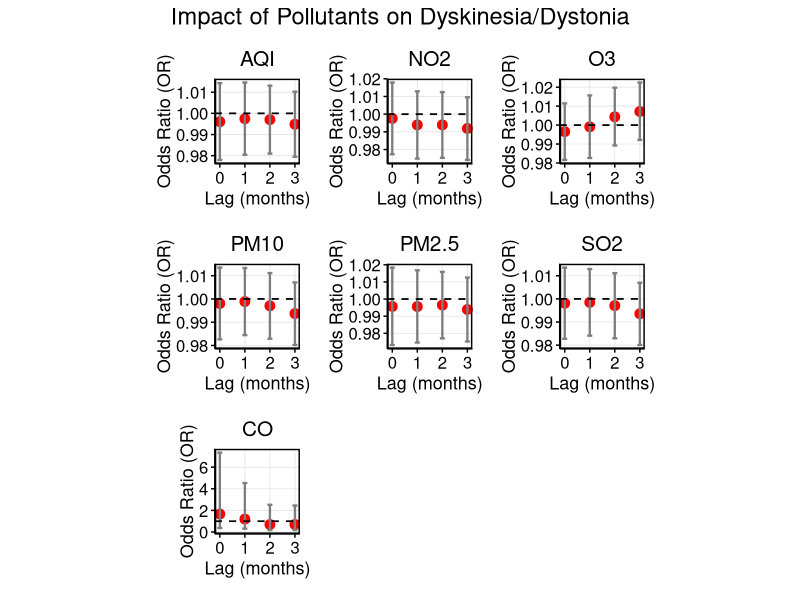
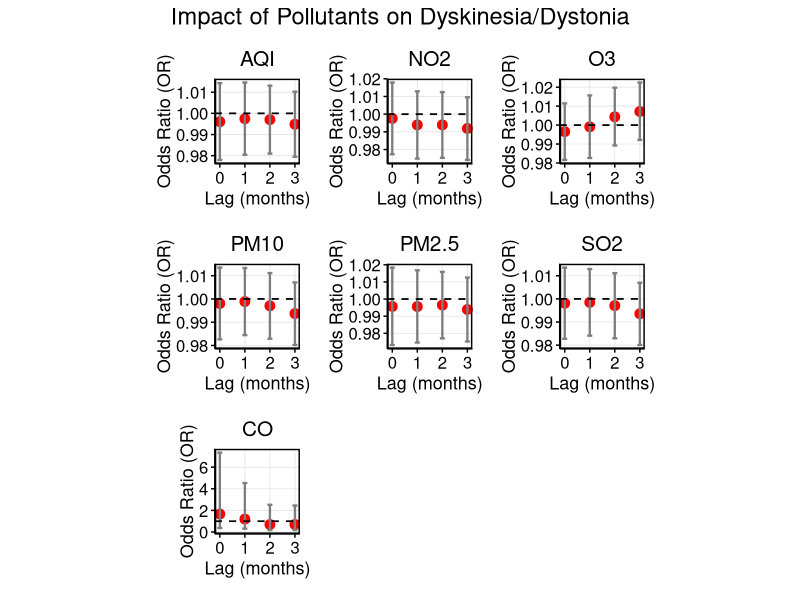

These figures' R source, in order:
setwd("/Users/shij/Documents/GitHub/NMDA_data_analysis/")
my.dat<-readxl::read_xlsx("NMDA_with_population_sex_ratio_age_portion.xlsx")
setwd("/Users/shij/Documents/GitHub/NMDA_data_analysis/251211/")

# ============================
# 1. Load Required Packages
# ============================
library(ggplot2)
library(dplyr)
library(tidyr)
library(broom)
library(patchwork)   # For combining plots
library(writexl)     # For exporting table

# ============================
# 2. Simplify Outcome Variable Name & Convert to Factor
# ============================
# Rename column for simplicity (if needed)
names(my.dat)[names(my.dat) == "Dyskinesia/dystonia"] <- "Dyskinesia"

# Check current class
class(my.dat$Dyskinesia)
table(my.dat$Dyskinesia)  # Should show 0 and 1

# Convert to factor (binary logistic regression expects factor or 0/1)
my.dat$Dyskinesia <- factor(my.dat$Dyskinesia, levels = c(0, 1), ordered = FALSE)

# Verify
str(my.dat$Dyskinesia)

# ============================
# 3. Define Pollutants and Lags
# ============================
pollutants <- c("AQI", "NO2", "O3", "CO", "PM10", "PM2.5", "SO2")  # CO is 4th
lags <- c("M0", "M1", "M2", "M3")

# Create column name patterns
pollutant_cols <- sapply(pollutants, function(p) {
  paste0(p, "_", lags)
}, simplify = FALSE)

# ============================
# 4. Fit Binary Logistic Regression for Each Pollutant-Lag
# ============================
results_list <- list()

for (pollutant in pollutants) {
  lag_cols <- pollutant_cols[[pollutant]]
  for (lag_col in lag_cols) {
    # Check if column has variation and not all NA
    data_col <- my.dat[[lag_col]]
    if (all(is.na(data_col)) || length(unique(data_col[!is.na(data_col)])) <= 1) {
      message("Skipping ", lag_col, " — no variation or all NA")
      next
    }
    
    # Fit binary logistic regression
    model <- glm(Dyskinesia ~ ., data = my.dat[, c("Dyskinesia", lag_col)], 
                 family = binomial, na.action = na.omit)
    
    # Extract summary
    model_summary <- tidy(model, conf.int = TRUE, exponentiate = TRUE) %>%
      filter(term == lag_col) %>%
      mutate(Pollutant = pollutant,
             Lag = gsub(".*_", "", lag_col),
             Lag_Num = as.numeric(gsub("M", "", lag_col)))
    
    results_list <- append(results_list, list(model_summary))
  }
}

# Combine all results
results_df <- bind_rows(results_list)

# ============================
# 5. Clean and Format Results
# ============================
results_df <- results_df %>%
  mutate(
    Lag = trimws(toupper(Lag)),
    Lag.Num = as.numeric(gsub("^M(\\d+)$", "\\1", Lag))
  ) %>%
  filter(!is.na(Lag.Num))

# ============================
# 6. Create 7 Individual Plots (One per Pollutant) — NO TEXT LABELS
# ============================
# Get pollutants in desired order
pollutants_plot <- c("AQI", "NO2", "O3", "CO", "PM10", "PM2.5", "SO2")

# Create list of individual plots
plot_list <- lapply(pollutants_plot, function(poll) {
  df_sub <- results_df %>% filter(Pollutant == poll)
  
  p <- ggplot(df_sub, aes(x = Lag.Num, y = estimate, ymin = conf.low, ymax = conf.high)) +
    geom_point(color = "red", size = 3) +
    geom_errorbar(width = 0.2, color = "gray50", size = 0.8) +
    geom_hline(yintercept = 1, linetype = "dashed", color = "black", size = 0.6) +
    labs(
      x = "Lag (months)",
      y = "Odds Ratio (OR)",
      title = poll
    ) +
    theme_minimal() +
    theme(
      panel.border = element_rect(color = "black", fill = NA, size = 1),
      panel.background = element_blank(),
      panel.grid.major = element_line(color = "gray90", size = 0.3),
      panel.grid.minor = element_blank(),
      axis.line = element_line(color = "black", size = 0.5),
      axis.ticks = element_line(color = "black", size = 0.5),
      axis.text = element_text(size = 12, color = "black"),
      axis.title = element_text(size = 13, color = "black"),
      plot.title = element_text(hjust = 0.5, size = 15, color = "black"),
      plot.margin = margin(10, 10, 10, 10),
      axis.title.y = element_text(angle = 90, vjust = 0.5),
      aspect.ratio = 1  # ← Forces square panels
    ) +
    # ✅ No text labels — remove all geom_text
    # ✅ Tight x-axis: no extra padding
    scale_x_continuous(
      breaks = c(0, 1, 2, 3), 
      labels = c("0", "1", "2", "3"),
      expand = expansion(add = c(0.1, 0.1))  # ← Tight padding
    )
  
  return(p)
})

# ============================
# 7. Combine All 7 Plots in a Single Row — CO LAST
# ============================
p_combined <- plot_list[[1]] + plot_list[[2]] + plot_list[[3]] + plot_list[[5]] + 
  plot_list[[6]] + plot_list[[7]] + plot_list[[4]] +
  plot_annotation(title = "Impact of Pollutants on Dyskinesia/Dystonia",
                  theme = theme(plot.title = element_text(hjust = 0.5, size = 17, color = "black")))

# Display plot
print(p_combined)

# Optional: Save as PNG with width=12, height=15
ggsave("NMDAR_Dyskinesia.png", p_combined, width = 12, height = 15, dpi = 300, units = "in")

# ============================
# 8. Create Clean Results Table (Include CO, OR, 95% CI, p-value)
# ============================

# Create clean table
table_df <- results_df %>%
  select(Pollutant, Lag, estimate, conf.low, conf.high, p.value) %>%
  mutate(
    `Odds Ratio (OR)` = round(estimate, 4),
    `95% CI` = paste0(round(conf.low, 4), " – ", round(conf.high, 4)),
    `p-value` = ifelse(p.value < 0.001, 
                       format(p.value, scientific = TRUE, digits = 2),
                       round(p.value, 4)),
    `Pollutant & Lag` = paste(Pollutant, Lag, sep = "_")
  ) %>%
  arrange(Pollutant, Lag) %>%
  select(`Pollutant & Lag`, `Odds Ratio (OR)`, `95% CI`, `p-value`)

# Export to Excel file
write_xlsx(table_df, "NMDAR_Dyskinesia.xlsx")
